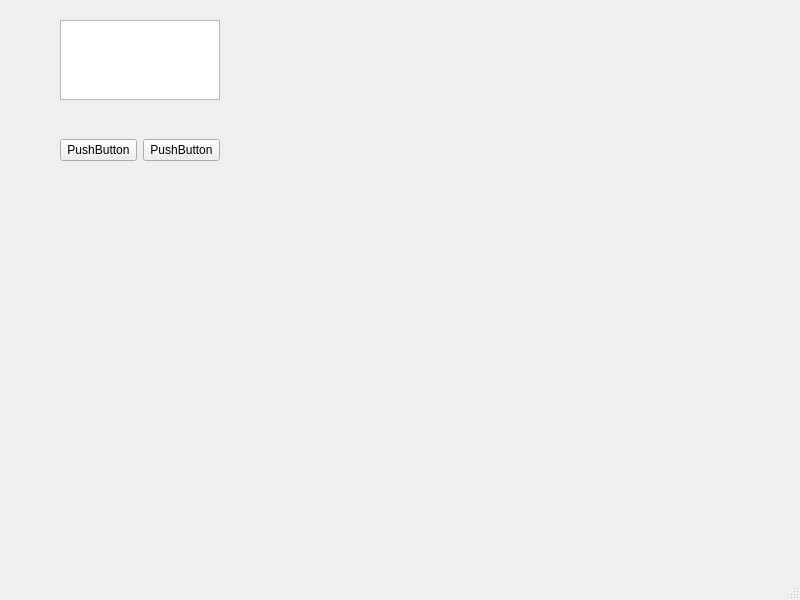
<?xml version="1.0" encoding="UTF-8"?>
<ui version="4.0">
 <class>MainWindow</class>
 <widget class="QMainWindow" name="MainWindow">
  <property name="geometry">
   <rect>
    <x>0</x>
    <y>0</y>
    <width>800</width>
    <height>600</height>
   </rect>
  </property>
  <property name="windowTitle">
   <string>MainWindow</string>
  </property>
  <widget class="QWidget" name="centralwidget">
   <widget class="QWidget" name="horizontalLayoutWidget">
    <property name="geometry">
     <rect>
      <x>60</x>
      <y>20</y>
      <width>160</width>
      <height>80</height>
     </rect>
    </property>
    <layout class="QHBoxLayout" name="horizontalLayout">
     <item>
      <widget class="QTableView" name="tableView"/>
     </item>
    </layout>
   </widget>
   <widget class="QWidget" name="horizontalLayoutWidget_2">
    <property name="geometry">
     <rect>
      <x>60</x>
      <y>110</y>
      <width>160</width>
      <height>80</height>
     </rect>
    </property>
    <layout class="QHBoxLayout" name="horizontalLayout_2">
     <item>
      <widget class="QPushButton" name="pushButton">
       <property name="text">
        <string>PushButton</string>
       </property>
      </widget>
     </item>
     <item>
      <widget class="QPushButton" name="pushButton_2">
       <property name="text">
        <string>PushButton</string>
       </property>
      </widget>
     </item>
    </layout>
   </widget>
  </widget>
  <widget class="QMenuBar" name="menubar">
   <property name="geometry">
    <rect>
     <x>0</x>
     <y>0</y>
     <width>800</width>
     <height>21</height>
    </rect>
   </property>
  </widget>
  <widget class="QStatusBar" name="statusbar"/>
 </widget>
 <resources/>
 <connections/>
</ui>
